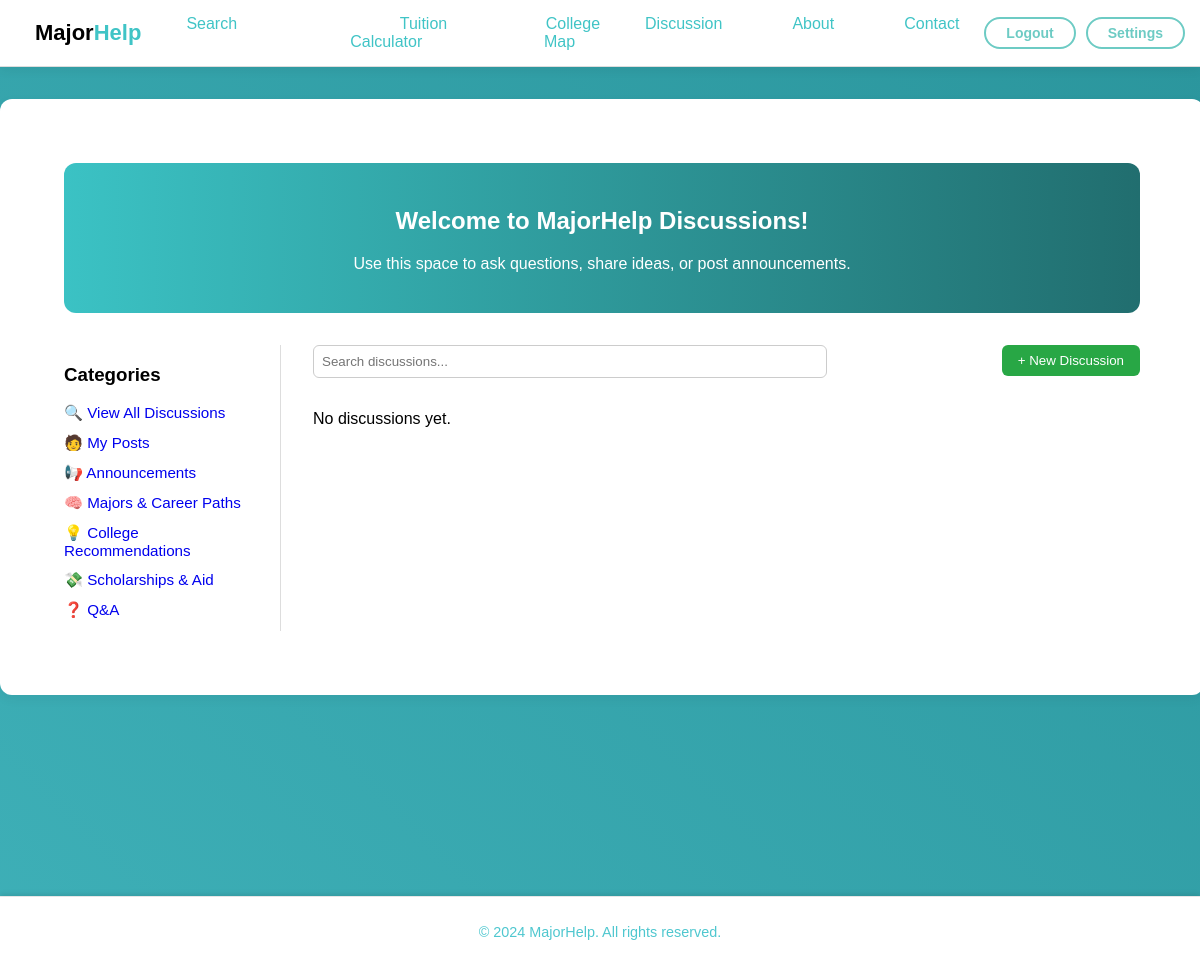
Page /discussion/ (signed in) on the earlier database version.
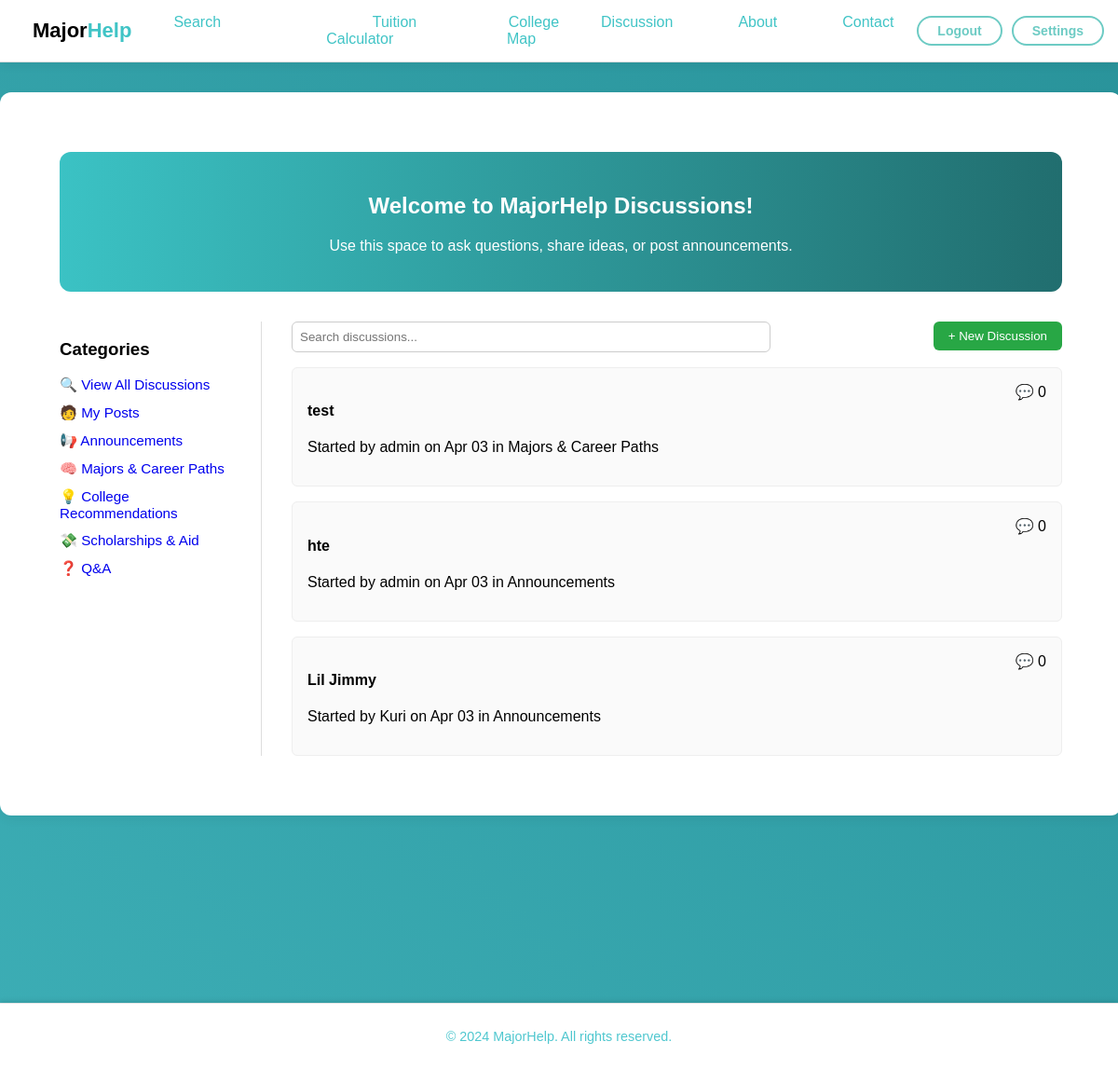
Same page on the later database version.
### MajorHelp/discussion_models.py (models this page shows, shortened)
class DiscussionThread(models.Model):
    category = models.ForeignKey(DiscussionCategory, on_delete=models.CASCADE, related_name='threads')
    title = models.CharField(max_length=200)
    content = models.TextField()
    author = models.ForeignKey(settings.AUTH_USER_MODEL, on_delete=models.CASCADE)
    created_at = models.DateTimeField(auto_now_add=True)
    updated_at = models.DateTimeField(auto_now=True)
    is_pinned = models.BooleanField(default=False)

class DiscussionCategory(models.Model):
    name = models.CharField(max_length=100)
    description = models.TextField(blank=True)

### MajorHelp/models.py (models this page shows, shortened)
class CustomUser(AbstractUser):
    ROLE_CHOICES = [
        ('prospective_student', 'Prospective Student'),
        ('current_student', 'Current Student'),
        ('alumni', 'Alumni'),
        ('university_staff', 'University Staff'),
        ('admin', 'Admin')
   ]
    role = models.CharField(max_length=20, choices=ROLE_CHOICES, default='prospective_student')
    email = models.EmailField(unique=True)  # Ensure email is unique
    REQUIRED_FIELDS = ['email']  # Require email during user creation
    objects = CustomUserManager()
    savedCalcs = models.JSONField(default=dict) # passing a callable nstead of {} to make sure everyone gets a independent json

### MajorHelp/views.py (the view)
# urls.py: path('discussion/', views.discussion_board, name='discussion_board'),
@login_required
def discussion_board(request):
    category_id = request.GET.get('category')
    threads = DiscussionThread.objects.select_related('author', 'category').order_by('-created_at')
    if category_id:
        threads = threads.filter(category_id=category_id)
    return render(request, 'discussion/discussion_board.html', {'threads': threads})

### MajorHelp/templates/discussion/discussion_board.html (shortened to what this page needs)
{% extends 'base.html' %}
{% block content %}
<div class="discussion-white-wrapper">
    <div class="discussion-page">
        <div class="discussion-header">
            <h2>Welcome to MajorHelp Discussions!</h2>
            <p>Use this space to ask questions, share ideas, or post announcements.</p>
        </div>
        <div class="discussion-body">
            <div class="discussion-sidebar">
                <h3>Categories</h3>
                <ul>
                    <li><a href="{% url 'MajorHelp:discussion_board' %}">🔍 View All Discussions</a></li>
                    <li><a href="{% url 'MajorHelp:my_threads' %}"><strong>🧑</strong> My Posts</a></li>
                    <li><a href="{% url 'MajorHelp:discussion_board' %}?category=1">📢 Announcements</a></li>
                    <li><a href="{% url 'MajorHelp:discussion_board' %}?category=2">🧠 Majors & Career Paths</a></li>
                    <li><a href="{% url 'MajorHelp:discussion_board' %}?category=3">💡 College Recommendations</a></li>
                    <li><a href="{% url 'MajorHelp:discussion_board' %}?category=4">💸 Scholarships & Aid</a></li>
                    <li><a href="{% url 'MajorHelp:discussion_board' %}?category=5">❓ Q&A</a></li>
                </ul>
            </div>
            <div class="discussion-main">
                <div class="discussion-actions">
                    <input type="text" placeholder="Search discussions..." class="search-input">
                    <a href="{% url 'MajorHelp:create_thread' %}">
                        <button class="new-discussion-button">+ New Discussion</button>
                    </a>
                </div>
                <div class="discussion-list">
                    {% for thread in threads %}
                        <a href="{% url 'MajorHelp:discussion_detail' pk=thread.pk %}" class="discussion-link">
                            <div class="discussion-post">
                                <div>
                                    <h4>{{ thread.title }}</h4>
                                    <p>Started by {{ thread.author.username }} on {{ thread.created_at|date:"M d" }} in {{ thread.category.name }}</p>
                                </div>
                                <div class="comment-count">💬 {{ thread.replies.count }}</div>
                            </div>
                        </a>
                    {% empty %}
                        <p>No discussions yet.</p>
                    {% endfor %}
                </div>
            </div>
        </div>
    </div>
</div>
{% endblock %}

Differences in the rows shown:
added DiscussionThread: title "test", author.username "admin", created_at "Apr 03", category.name "Majors & Career Paths", replies.count "0"
added DiscussionThread: title "hte", author.username "admin", created_at "Apr 03", category.name "Announcements", replies.count "0"
added DiscussionThread: title "Lil Jimmy", author.username "Kuri", created_at "Apr 03", category.name "Announcements", replies.count "0"
Other differences:
text no longer shown: "No discussions yet."
